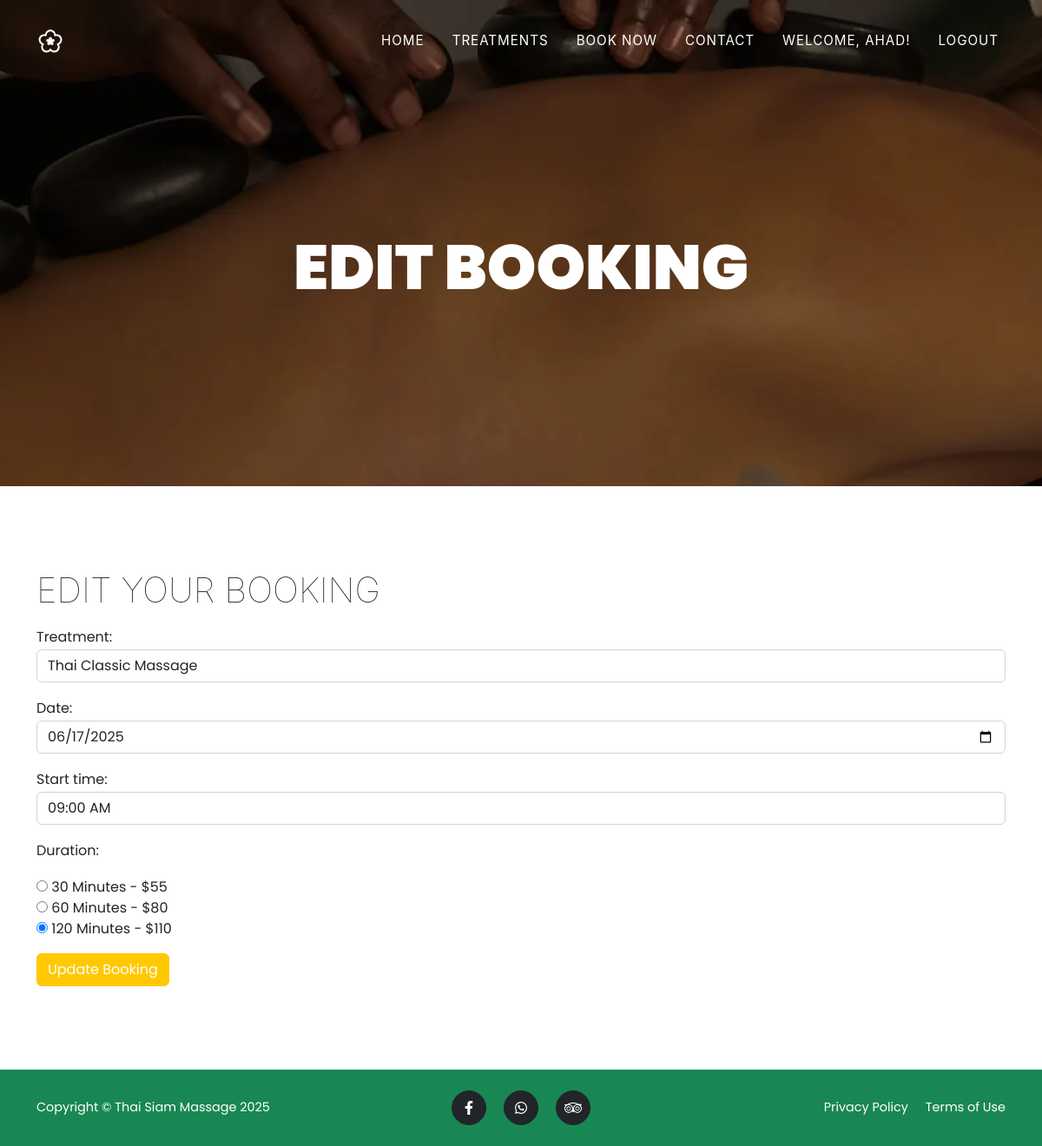
/edit-booking/3/ (signed in), run on the app's committed database.
### booking/models.py (models this page shows, shortened)
class Booking(models.Model):
    user = models.ForeignKey(User, on_delete=models.CASCADE)
    treatment = models.ForeignKey(Treatments, on_delete=models.CASCADE)
    date = models.DateField()
    start_time = models.TimeField()
    end_time = models.TimeField()
    duration = models.IntegerField()
    created_at = models.DateTimeField(auto_now_add=True)

### booking/views.py (the view)
@login_required
def edit_booking(request, booking_id):
    booking = get_object_or_404(Booking, id=booking_id, user=request.user)
    if request.method == 'POST':
        form = BookingForm(request.POST, instance=booking)
        if form.is_valid():
            form.save()
            return redirect('dashboard')
    else:
        form = BookingForm(instance=booking)
    return render(
        request,
        'edit_booking.html',
        {'form': form, 'booking': booking}
    )

### booking/forms.py (called while the page is built)
    def generate_time_slots(self):
        time_slots = []
        start_time = datetime.time(9, 0)
        end_time = datetime.time(22, 0)
        delta = datetime.timedelta(minutes=30)
        current_time = datetime.datetime.combine(
            datetime.date.today(),
            start_time
        )
        end_datetime = datetime.datetime.combine(
            datetime.date.today(),
            end_time
        )
        while current_time <= end_datetime:
            time_slots.append((
                current_time.time().strftime('%H:%M'),
                current_time.strftime('%I:%M %p')
            ))
            current_time += delta
        return time_slots

### booking/models.py (called while the page is built)
    def __str__(self):
        return f"{self.title}"

### booking/templates/edit_booking.html (shortened to what this page needs)
{% extends 'base.html' %}
{% load static %}
{% block content %}
<header class="masthead masthead-banner">
    <div class="container">
        <div class="masthead-heading text-uppercase">Edit Booking</div>
    </div>
</header>
<section class="page-section">
    <div class="container">
        <h2 class="section-heading text-uppercase">Edit your booking</h2>
        <form method="post">
            {{ form.as_p }}
            <button type="submit" class="btn btn-primary">Update Booking</button>
        </form>
    </div>
</section>
{% endblock %}

### templates/base.html (shortened to what this page needs)
{% load static %}
<!DOCTYPE html>
<html lang="en">
<head>
    <link rel="stylesheet" href="https://cdn.jsdelivr.net/npm/timepicker@1.3.5/dist/timepicker.min.css">
    <link href="{% static 'booking/css/styles.css' %}" rel="stylesheet" />
    <link href="{% static 'booking/css/custom_style.css' %}" rel="stylesheet" />
</head>
<body id="page-top">
    <nav class="navbar navbar-expand-lg navbar-dark fixed-top" id="mainNav">
        <div class="container">
            <a class="navbar-brand" href="{% url 'home' %}">
                <img class="logo" src="{% static 'booking/assets/img/navbar-logo.png' %}" alt="Nav Logo">
            </a>
            <div class="collapse navbar-collapse" id="navbarResponsive">
                <ul class="navbar-nav text-uppercase ms-auto py-4 py-lg-0">
                    <li class="nav-item"><a class="nav-link" href="{% url 'home' %}">Home</a></li>
                    <li class="nav-item"><a class="nav-link" href="{% url 'treatments' %}">Treatments</a></li>
                    <li class="nav-item"><a class="nav-link" href="{% url 'book_now' %}">Book Now</a></li>
                    <li class="nav-item"><a class="nav-link" href="{% url 'contact' %}">Contact</a></li>
                    {% if user.is_authenticated %}
                    <li class="nav-item">
                        <a class="nav-link" href="{% url 'dashboard' %}">Welcome, {{ user.first_name }}!</a>
                    </li>
                    <li class="nav-item"><a class="nav-link" href="{% url 'logout' %}">Logout</a></li>
                    {% endif %}
                </ul>
            </div>
        </div>
    </nav>
    {% block content %}
    {% endblock %}
    <footer class="footer py-4">
        <div class="container">
            <div class="row align-items-center">
                <div class="col-lg-4 text-lg-start">Copyright &copy; Thai Siam Massage 2025</div>
                <div class="col-lg-4 my-3 my-lg-0">
                    <a class="btn btn-dark btn-social mx-2" target="_blank" href="https://www.facebook.com/kanthaisiammassage?locale=en_GB" aria-label="Facebook"><i
                            class="fab fa-facebook-f"></i></a>
                    <a class="btn btn-dark btn-social mx-2" href="https://api.whatsapp.com/send?phone=%2B35799256453&app=facebook&entry_point=page_cta&fbclid=IwY2xjawIemF1leHRuA2FlbQIxMAABHSnJw7-y5_4mTfEMH0syJSFO54g7FqD45KRpViBQBm2U6H0OVrFt0e-YOA_aem_6gjcRXWI7FnUBPNZJmaCfA" aria-label="Whatsapp" target="_blank"><i
                            class="fab fa-whatsapp"></i></a>
                    <a class="btn btn-dark btn-social mx-2" href="https://www.tripadvisor.co.uk/Attraction_Review-g3359582-d11773213-Reviews-Kan_Thai_Siam_Massage-Germasogeia_Limassol.html" target="_blank" aria-label="LinkedIn">
                    </a>
                </div>
                <div class="col-lg-4 text-lg-end">
                    <a class="text-white text-decoration-none me-3" href="{% url 'privacy_policy' %}">Privacy Policy</a>
                    <a class="text-white text-decoration-none" href="{% url 'terms_of_use' %}">Terms of Use</a>
                </div>
            </div>
        </div>
    </footer>
</body>
</html>

### booking/static/booking/css/custom_style.css (style rules this page uses)
.logo { width: 100%; }
.masthead-banner { background-image: url("../assets/img/banner.webp") !important; background-repeat: no-repeat; background-attachment: scroll; background-position: center center; background-size: cover; }

### data on the page
Booking: treatment "Thai Classic Massage", date "06/17/2025", start_time "09:00 AM", duration "☐ 30 Minutes - $55 ☐ 60 Minutes - $80 ☑ 120 Minutes - $110"

### other printed values
{{ user.first_name }} "AHAD"
